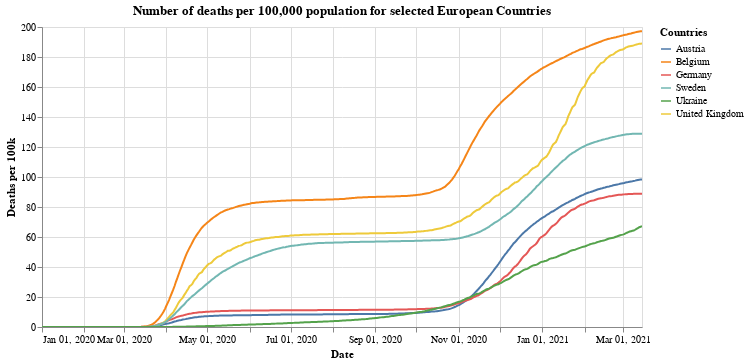

The cell this chart's notebook holds for it:
### Markdown cell above
## Total deaths per 100,000

### Code cell
#collapse
alt.Chart(x_small).mark_line().encode(
    x=alt.X("yearmonthdate(date):T", axis=alt.Axis(title='Date')),
    y=alt.Y("deaths_per:Q", axis=alt.Axis(title='Deaths per 100k')),
    tooltip='id',
    color=alt.Color('id', legend=alt.Legend(title="Countries")),
    opacity=alt.condition(leg_selection, alt.value(1), alt.value(0.2))
).add_selection(leg_selection).properties(title='Number of deaths per 100,000 population for selected European Countries', width=600).interactive()

### Figure 1 — Vega-Lite specification as saved in the notebook (floating-point values rounded to 4 significant figures; data arrays with more than 128 entries replaced by an {"elided": "..."} marker saying what was removed)
{"config": {"view": {"continuousWidth": 400, "continuousHeight": 300}}, "data": {"name": "data-41087b38fa711877044dcc41f9020d0d"}, "mark": "line", "encoding": {"color": {"type": "nominal", "field": "id", "legend": {"title": "Countries"}}, "opacity": {"condition": {"value": 1, "selection": "selector001"}, "value": 0.2}, "tooltip": {"type": "nominal", "field": "id"}, "x": {"type": "temporal", "axis": {"title": "Date"}, "field": "date", "timeUnit": "yearmonthdate"}, "y": {"type": "quantitative", "axis": {"title": "Deaths per 100k"}, "field": "deaths_per"}}, "selection": {"selector001": {"type": "multi", "fields": ["id"], "bind": "legend"}, "selector003": {"type": "interval", "bind": "scales", "encodings": ["x", "y"]}}, "title": "Number of deaths per 100,000 population for selected European Countries", "width": 600, "$schema": "https://vega.github.io/schema/vega-lite/v4.8.1.json", "datasets": {"data-41087b38fa711877044dcc41f9020d0d": {"elided": "2640 records"}}}
